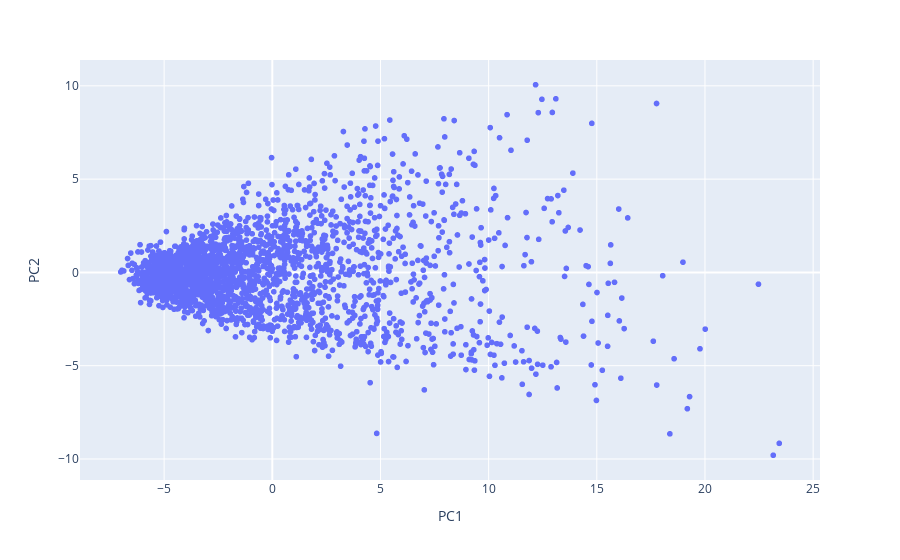

Here is the notebook cell this chart was saved with:
### Markdown cell above
Need to check if this is implemented correctly

### Code cell
pca_dataFrame = pd.DataFrame(data=principal_components, columns=[f"PC{i+1}" for i in range(num_components)])
print(pca_dataFrame)
data_2 = pd.concat([data[['player', 'player_id', 'season']], pca_dataFrame], axis=1)
data_2 = data.dropna(axis=0, inplace=False)
print(data_2)

import plotly.express as px
#fig_2d = px.scatter_3d(pca_dataFrame, x='PC1', y='PC2', z = 'PC3')
fig_2d = px.scatter(pca_dataFrame, x='PC1', y='PC2')
fig_2d.show()

### Figure 1 — Plotly figure (JSON) as saved in the notebook; plotly's stock layout.template omitted (floating-point values rounded to 4 significant figures; data arrays with more than 128 entries replaced by an {"elided": "..."} marker saying what was removed)
{"data": [{"hovertemplate": "PC1=%{x}<br>PC2=%{y}<extra></extra>", "legendgroup": "", "marker": {"color": "#636efa", "symbol": "circle"}, "mode": "markers", "name": "", "showlegend": false, "type": "scattergl", "x": {"elided": "2217 float values"}, "xaxis": "x", "y": {"elided": "2217 float values"}, "yaxis": "y"}], "layout": {"legend": {"tracegroupgap": 0}, "margin": {"t": 60}, "xaxis": {"anchor": "y", "domain": [0, 1], "title": {"text": "PC1"}}, "yaxis": {"anchor": "x", "domain": [0, 1], "title": {"text": "PC2"}}}}
